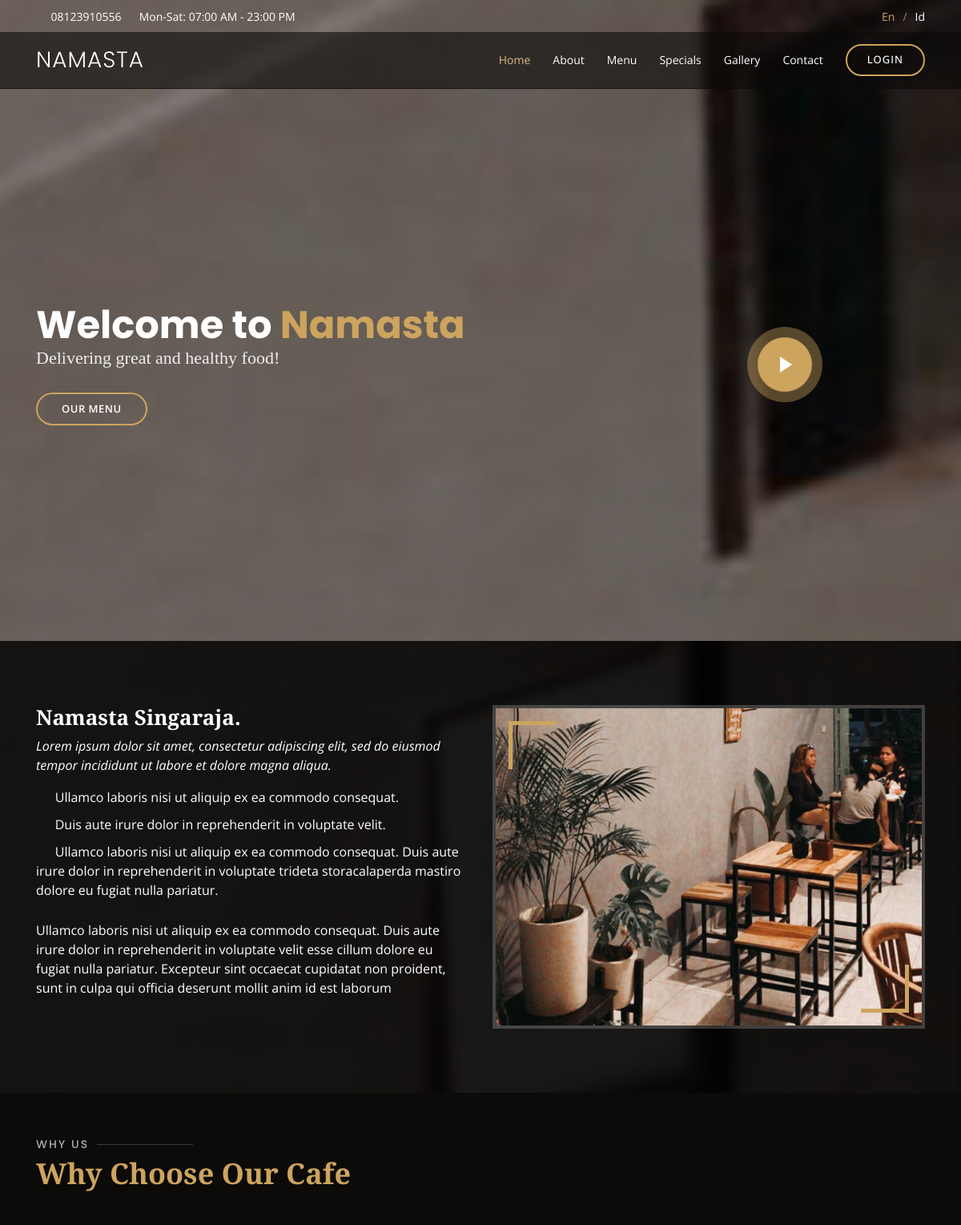
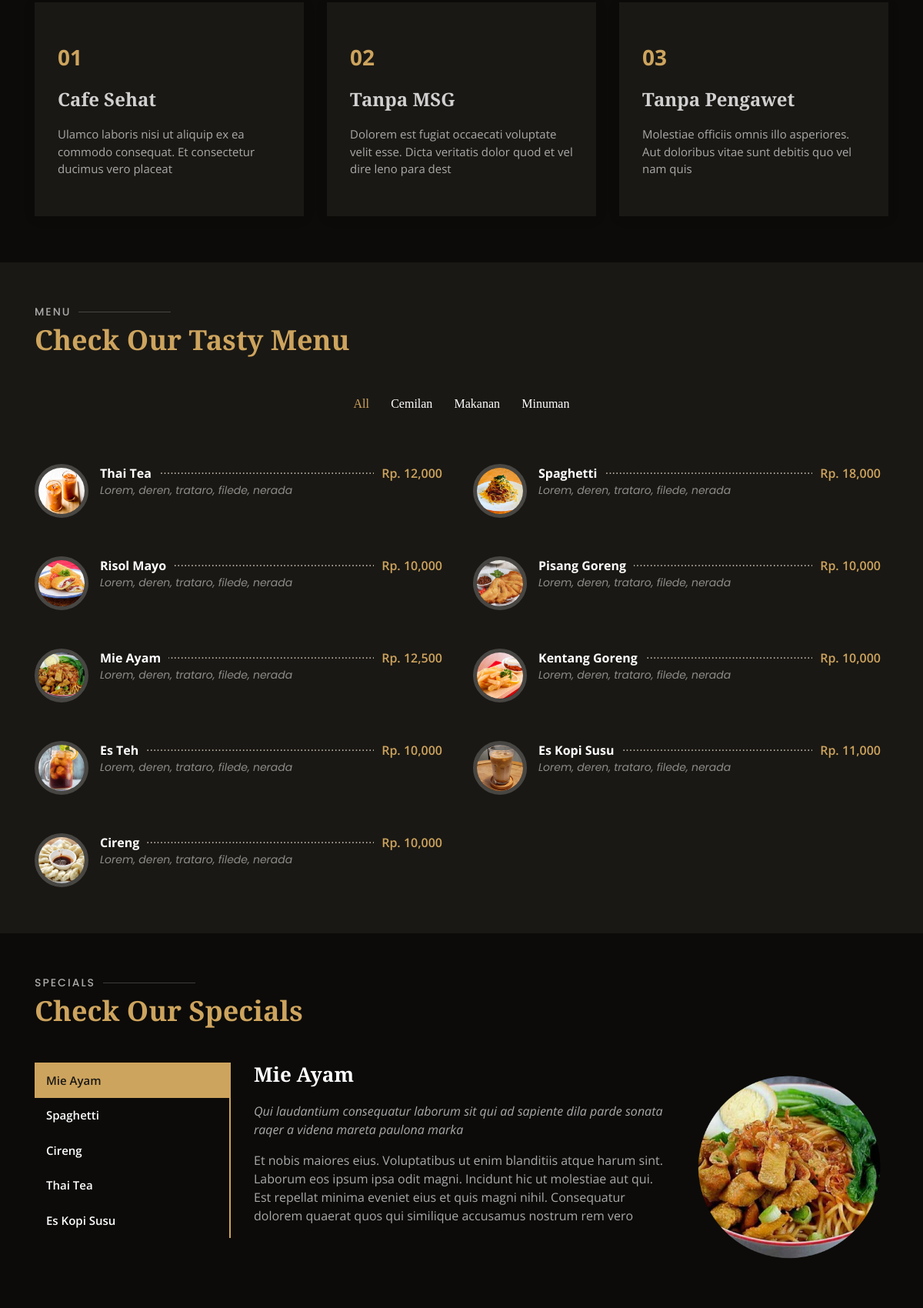
The page / (upper part) on the database its author committed (2 pictures, top to bottom).
### tables this page shows
CREATE TABLE `kategori` (
  `id_kategori` int(5) NOT NULL,
  `nama_kategori` varchar(40) NOT NULL
);

CREATE TABLE `barang` (
  `id_barang` int(5) NOT NULL,
  `nama_barang` varchar(100) NOT NULL,
  `gambar_barang` varchar(200) NOT NULL,
  `harga_barang` int(10) NOT NULL,
  `id_kategori` int(5) NOT NULL
);

### index.php (the view, shortened to what this page needs)
<!DOCTYPE html>
<html lang="en">
<?php
  require "includes/header.php";
      $query = mysqli_query($conn, "select * from barang order by id_barang DESC");
      $data = mysqli_fetch_assoc($query);
?>
  <?php if($_SESSION) : ?>
  <section id="hero" class="d-flex align-items-center">
    <div class="container position-relative text-center text-lg-left" data-aos="zoom-in" data-aos-delay="100">
      <div class="row">
        <div class="col-lg-8">
          <h1>Welcome <?php echo $_SESSION['user_user']; ?> to <span>Namasta</span></h1>
          <h2>Delivering great and healthy food!</h2>
          <div class="btns">
            <a href="#menu" class="btn-menu animated fadeInUp scrollto">Our Menu</a>
          </div>
        </div>
        <div class="col-lg-4 d-flex align-items-center justify-content-center" data-aos="zoom-in" data-aos-delay="200">
          <a href="https://www.youtube.com/watch?v=GlrxcuEDyF8" class="venobox play-btn" data-vbtype="video" data-autoplay="true"></a>
        </div>
      </div>
    </div>
  </section>
  <?php else : ?>
  <section id="hero" class="d-flex align-items-center">
    <div class="container position-relative text-center text-lg-left" data-aos="zoom-in" data-aos-delay="100">
      <div class="row">
        <div class="col-lg-8">
          <h1>Welcome to <span>Namasta</span></h1>
          <h2>Delivering great and healthy food!</h2>
          <div class="btns">
            <a href="#menu" class="btn-menu animated fadeInUp scrollto">Our Menu</a>
          </div>
        </div>
        <div class="col-lg-4 d-flex align-items-center justify-content-center" data-aos="zoom-in" data-aos-delay="200">
          <a href="https://www.youtube.com/watch?v=GlrxcuEDyF8" class="venobox play-btn" data-vbtype="video" data-autoplay="true"></a>
        </div>
      </div>
    </div>
  </section>
  <?php endif ; ?>
  <main id="main">
    <section id="about" class="about">
      <div class="container" data-aos="fade-up">
        <div class="row">
          <div class="col-lg-6 order-1 order-lg-2" data-aos="zoom-in" data-aos-delay="100">
            <div class="about-img">
              <img src="<?=BASE_URL;?>assets2/img/about.jpg" alt="">
            </div>
          </div>
          <div class="col-lg-6 pt-4 pt-lg-0 order-2 order-lg-1 content">
            <h3>Namasta Singaraja.</h3>
            <p class="font-italic">
              Lorem ipsum dolor sit amet, consectetur adipiscing elit, sed do eiusmod tempor incididunt ut labore et dolore
              magna aliqua.
            </p>
            <ul>
              <li><i class="icofont-check-circled"></i> Ullamco laboris nisi ut aliquip ex ea commodo consequat.</li>
              <li><i class="icofont-check-circled"></i> Duis aute irure dolor in reprehenderit in voluptate velit.</li>
              <li><i class="icofont-check-circled"></i> Ullamco laboris nisi ut aliquip ex ea commodo consequat. Duis aute irure dolor in reprehenderit in voluptate trideta storacalaperda mastiro dolore eu fugiat nulla pariatur.</li>
            </ul>
            <p>
              Ullamco laboris nisi ut aliquip ex ea commodo consequat. Duis aute irure dolor in reprehenderit in voluptate
              velit esse cillum dolore eu fugiat nulla pariatur. Excepteur sint occaecat cupidatat non proident, sunt in
              culpa qui officia deserunt mollit anim id est laborum
            </p>
          </div>
        </div>
      </div>
    </section>
    <section id="why-us" class="why-us">
      <div class="container" data-aos="fade-up">
        <div class="section-title">
          <h2>Why Us</h2>
          <p>Why Choose Our Cafe</p>
        </div>
        <div class="row">
          <div class="col-lg-4">
            <div class="box" data-aos="zoom-in" data-aos-delay="100">
              <span>01</span>
              <h4>Cafe Sehat</h4>
              <p>Ulamco laboris nisi ut aliquip ex ea commodo consequat. Et consectetur ducimus vero placeat</p>
            </div>
          </div>
          <div class="col-lg-4 mt-4 mt-lg-0">
            <div class="box" data-aos="zoom-in" data-aos-delay="200">
              <span>02</span>
              <h4>Tanpa MSG</h4>
              <p>Dolorem est fugiat occaecati voluptate velit esse. Dicta veritatis dolor quod et vel dire leno para dest</p>
            </div>
          </div>
          <div class="col-lg-4 mt-4 mt-lg-0">
            <div class="box" data-aos="zoom-in" data-aos-delay="300">
              <span>03</span>
              <h4>Tanpa Pengawet</h4>
              <p>Molestiae officiis omnis illo asperiores. Aut doloribus vitae sunt debitis quo vel nam quis</p>
            </div>
          </div>
        </div>
      </div>
    </section>
    <section id="menu" class="menu section-bg">
      <div class="container" data-aos="fade-up">
        <div class="section-title">
          <h2>Menu</h2>
          <p>Check Our Tasty Menu</p>
        </div>
        <div class="row" data-aos="fade-up" data-aos-delay="100">
          <div class="col-lg-12 d-flex justify-content-center">
            <ul id="menu-flters">
              <li data-filter="*" class="filter-active">All</li>
              <?php
                  $Qkategori = mysqli_query($conn, "select * from kategori order by nama_kategori ASC");
                  $kategori = mysqli_fetch_assoc($Qkategori);
                  do{
              ?>
              <li data-filter=".filter-<?=$kategori['id_kategori'];?>"><?=$kategori['nama_kategori'];?></li>
              <?php
                  }while($kategori = mysqli_fetch_assoc($Qkategori));
              ?>
            </ul>
          </div>
        </div>
        <div class="row menu-container" data-aos="fade-up" data-aos-delay="200">
        <?php
            if(mysqli_num_rows($query) > 0) {
                do{
        ?>
          <div class="col-lg-6 menu-item filter-<?=$data['id_kategori'];?>">
            <img src="<?=BASE_URL;?>assets/barang/<?=$data['gambar_barang'];?>" class="menu-img" alt="">
            <div class="menu-content">
              <a href="tampil.php?id=<?=$data['id_barang'];?>"><?=$data['nama_barang'];?></a><span>Rp. <?=number_format ($data['harga_barang']);?></span>
            </div>
            <div class="menu-ingredients">
              Lorem, deren, trataro, filede, nerada
            </div>
          </div>
        <?php
              }while($data = mysqli_fetch_assoc($query));
          }else {
              echo "Tidak ada produk ditampilkan ... :(";
          }
      ?>
        </div>
      </div>
    </section>
    <section id="specials" class="specials">
      <div class="container" data-aos="fade-up">
        <div class="section-title">
          <h2>Specials</h2>
          <p>Check Our Specials</p>
        </div>
        <div class="row" data-aos="fade-up" data-aos-delay="100">
          <div class="col-lg-3">
            <ul class="nav nav-tabs flex-column">
              <li class="nav-item">
                <a class="nav-link active show" data-toggle="tab" href="#tab-1">Mie Ayam</a>
              </li>
              <li class="nav-item">
                <a class="nav-link" data-toggle="tab" href="#tab-2">Spaghetti</a>
              </li>
              <li class="nav-item">
                <a class="nav-link" data-toggle="tab" href="#tab-3">Cireng</a>
              </li>
              <li class="nav-item">
                <a class="nav-link" data-toggle="tab" href="#tab-4">Thai Tea</a>
              </li>
              <li class="nav-item">
                <a class="nav-link" data-toggle="tab" href="#tab-5">Es Kopi Susu</a>
              </li>
            </ul>
          </div>
          <div class="col-lg-9 mt-4 mt-lg-0">
            <div class="tab-content">
              <div class="tab-pane active show" id="tab-1">
                <div class="row">
                  <div class="col-lg-8 details order-2 order-lg-1">
                    <h3>Mie Ayam</h3>
                    <p class="font-italic">Qui laudantium consequatur laborum sit qui ad sapiente dila parde sonata raqer a videna mareta paulona marka</p>
                    <p>Et nobis maiores eius. Voluptatibus ut enim blanditiis atque harum sint. Laborum eos ipsum ipsa odit magni. Incidunt hic ut molestiae aut qui. Est repellat minima eveniet eius et quis magni nihil. Consequatur dolorem quaerat quos qui similique accusamus nostrum rem vero</p>
                  </div>
                  <div class="col-lg-4 text-center order-1 order-lg-2">
                    <img src="<?=BASE_URL;?>assets2/img/specials-1.png" alt="" class="img-fluid">
                  </div>
                </div>
              </div>
            </div>
          </div>
        </div>
      </div>
    </section>
  </main>
  <?php
  require "includes/footer.php";
?>

### rows shown on the page
kategori: nama_kategori "Cemilan"
kategori: nama_kategori "Makanan"
kategori: nama_kategori "Minuman"
barang: gambar_barang (picture), nama_barang "Thai Tea", harga_barang "12,000"
barang: gambar_barang (picture), nama_barang "Spaghetti", harga_barang "18,000"
barang: gambar_barang (picture), nama_barang "Risol Mayo", harga_barang "10,000"
barang: gambar_barang (picture), nama_barang "Pisang Goreng", harga_barang "10,000"
barang: gambar_barang (picture), nama_barang "Mie Ayam", harga_barang "12,500"
barang: gambar_barang (picture), nama_barang "Kentang Goreng", harga_barang "10,000"
barang: gambar_barang (picture), nama_barang "Es Teh", harga_barang "10,000"
barang: gambar_barang (picture), nama_barang "Es Kopi Susu", harga_barang "11,000"
barang: gambar_barang (picture), nama_barang "Cireng", harga_barang "10,000"
